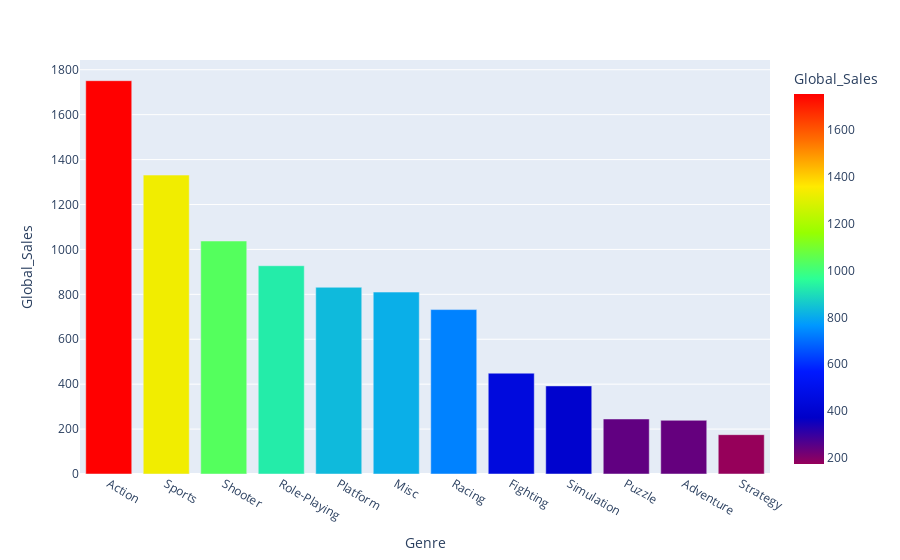

Here is the notebook cell this chart was saved with:
### Code cell
bar_genre= px.bar(genre_df, x='Genre', y='Global_Sales',color='Global_Sales',color_continuous_scale='rainbow')
bar_genre.show()

### Figure 1 — Plotly figure (JSON) as saved in the notebook; plotly's stock layout.template omitted (floating-point values rounded to 4 significant figures)
{"data": [{"alignmentgroup": "True", "hovertemplate": "Genre=%{x}<br>Global_Sales=%{marker.color}<extra></extra>", "legendgroup": "", "marker": {"color": [1751.0, 1331.0, 1037.0, 927.4, 831.4, 810.0, 732.0, 448.9, 392.2, 244.9, 239.0, 175.1], "coloraxis": "coloraxis", "pattern": {"shape": ""}}, "name": "", "offsetgroup": "", "orientation": "v", "showlegend": false, "textposition": "auto", "type": "bar", "x": ["Action", "Sports", "Shooter", "Role-Playing", "Platform", "Misc", "Racing", "Fighting", "Simulation", "Puzzle", "Adventure", "Strategy"], "xaxis": "x", "y": [1751.0, 1331.0, 1037.0, 927.4, 831.4, 810.0, 732.0, 448.9, 392.2, 244.9, 239.0, 175.1], "yaxis": "y"}], "layout": {"barmode": "relative", "coloraxis": {"colorbar": {"title": {"text": "Global_Sales"}}, "colorscale": [[0, "rgb(150,0,90)"], [0.125, "rgb(0,0,200)"], [0.25, "rgb(0,25,255)"], [0.375, "rgb(0,152,255)"], [0.5, "rgb(44,255,150)"], [0.625, "rgb(151,255,0)"], [0.75, "rgb(255,234,0)"], [0.875, "rgb(255,111,0)"], [1, "rgb(255,0,0)"]]}, "legend": {"tracegroupgap": 0}, "margin": {"t": 60}, "xaxis": {"anchor": "y", "domain": [0, 1], "title": {"text": "Genre"}}, "yaxis": {"anchor": "x", "domain": [0, 1], "title": {"text": "Global_Sales"}}}}
